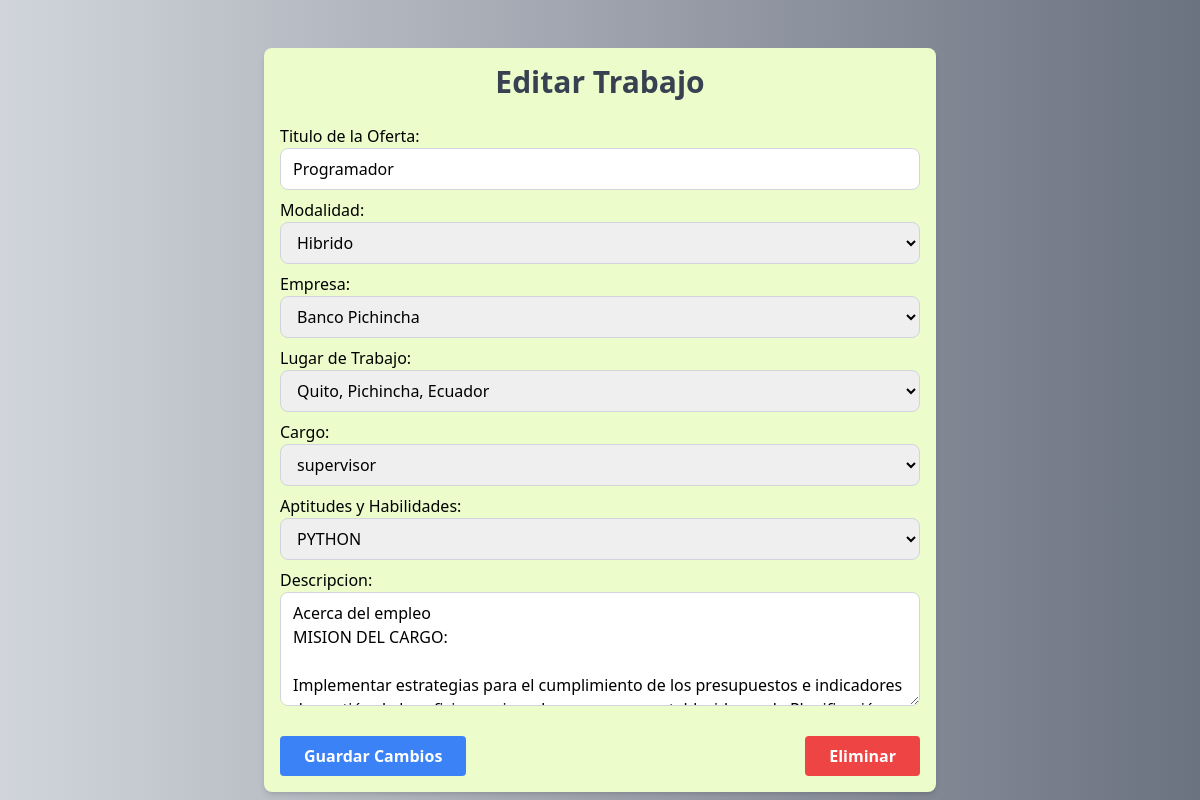
The page /job/24/edit/ on the database as committed earlier.
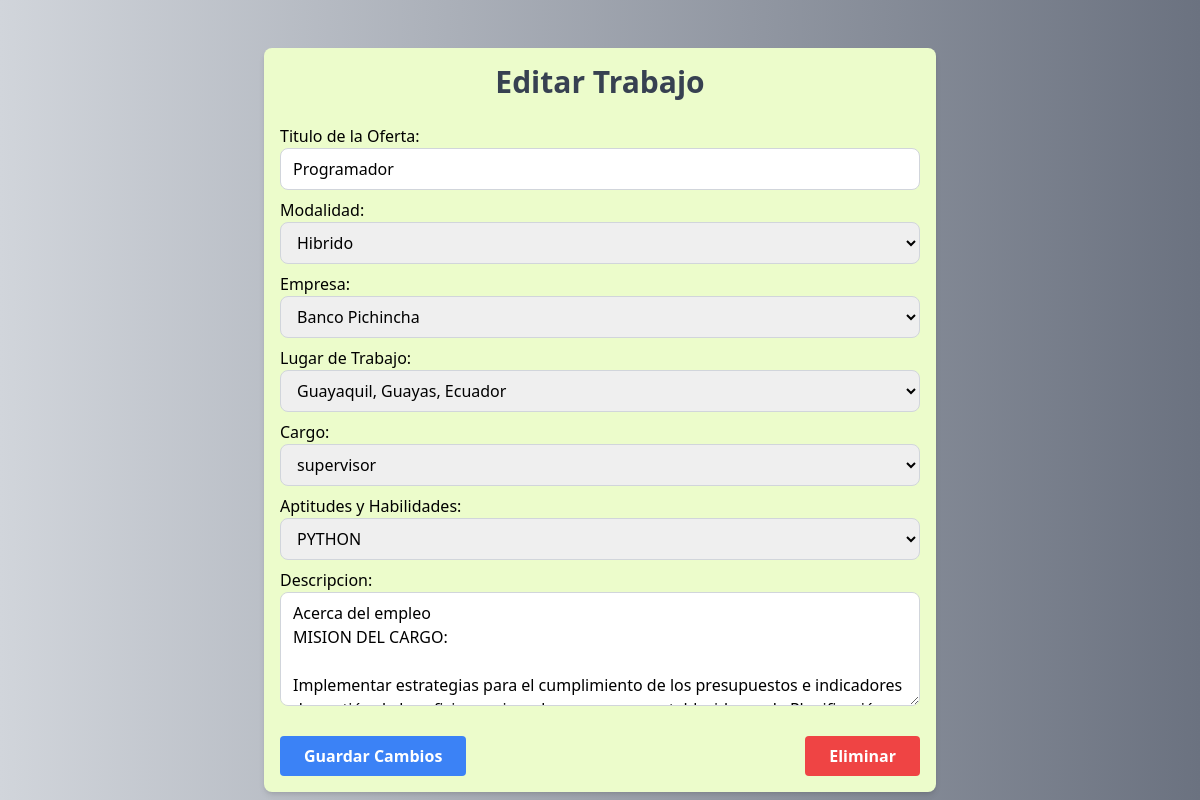
The same page on the database as committed later.
### job/models.py (models this page shows, shortened)
class Job(models.Model):
    title = models.CharField(max_length=30)
    mode = models.ForeignKey(Mode, on_delete=models.CASCADE)
    company = models.ForeignKey(Company, on_delete=models.CASCADE, null=True, blank=True)
    address = models.ForeignKey(City, on_delete=models.CASCADE, null=True, blank=True)
    position = models.ForeignKey(Position, on_delete=models.CASCADE, null=True, blank=True)
    skills = models.ForeignKey(Skills, on_delete=models.CASCADE)
    description = models.TextField(max_length=1500)

### job/views.py (the view)
# urls.py: path('job/<int:pk>/edit/', EditJobView.as_view(), name='edit_job'),
class EditJobView(UpdateView):
    model = Job
    form_class = JobForm
    template_name = 'job/job_edit.html'
    success_url = reverse_lazy('job')

### core/models.py (called while the page is built)
    def __str__(self):
        return f"{self.description}"

    def __str__(self):
        return f"{self.description}"

    def __str__(self):
        return f"{self.description}, {self.province.description}, {self.province.country.description}"

### job/models.py (called while the page is built)
    def __str__(self):
        return f"{self.description}"

    def __str__(self):
        return f"{self.description}"

### theme/templates/job/job_edit.html (shortened to what this page needs)
{% extends 'base.html' %}
{% load static %}
{% block content %}
<div class="min-h-screen bg-gradient-to-r from-gray-300 to-gray-500 flex items-center justify-center">
    <div class="container mx-auto p-4 max-w-2xl bg-lime-100 shadow-md rounded-lg mt-10">
        <h1 class="text-3xl font-bold mb-6 text-center text-gray-700">Editar Trabajo</h1>
        <form method="post" class="space-y-6">
            <div class="space-y-2">
                {{ form.as_p }}
            </div>
            <div class="flex justify-between items-center">
                <button type="submit" class="bg-blue-500 hover:bg-blue-600 text-white font-bold py-2 px-6 rounded transition-all">
                    Guardar Cambios
                </button>
                <button type="button" onclick="toggleModal('deleteModal')" class="bg-red-500 hover:bg-red-600 text-white font-bold py-2 px-6 rounded transition-all">
                    Eliminar
                </button>
            </div>
        </form>
</div>
{% endblock %}

Rows that differ between the two databases and show on the page:
changed Job "Programador": address "Quito, Pichincha, Ecuador" → "Guayaquil, Guayas, Ecuador"
